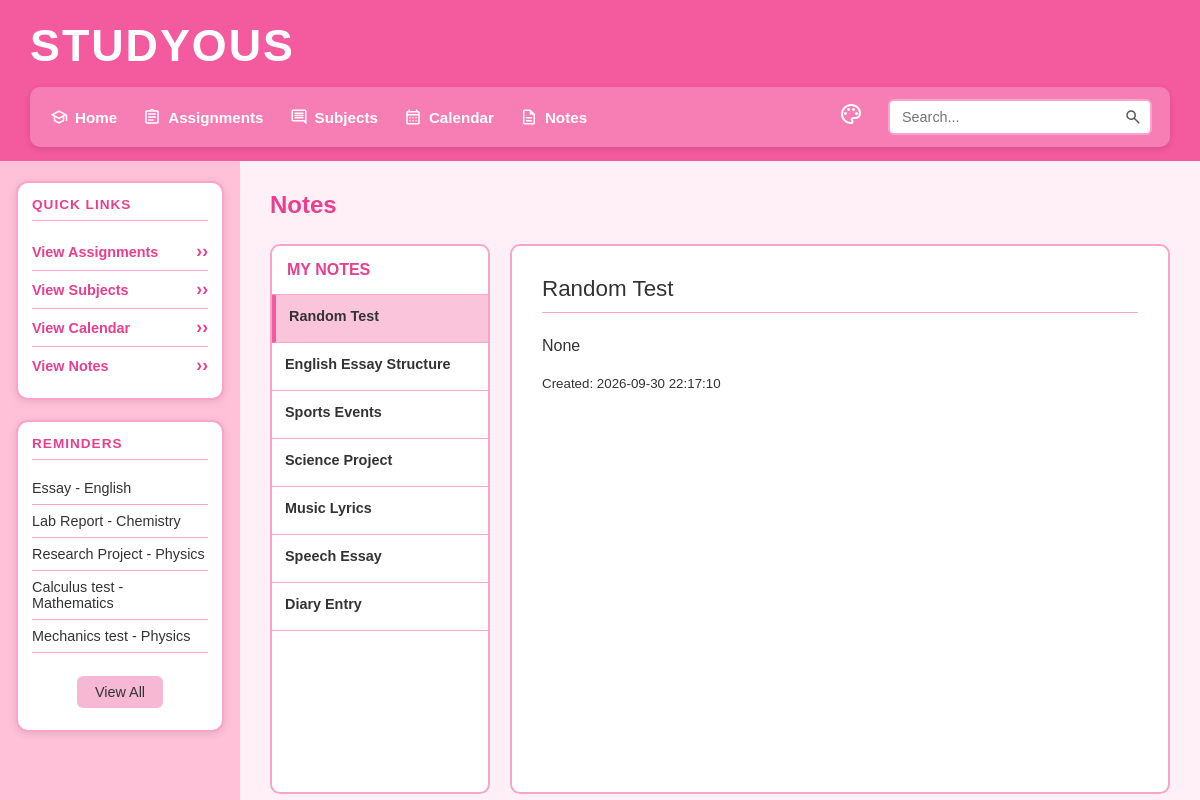
The app's page /notes with its own data.
### tables this page shows
CREATE TABLE assignments (id INTEGER PRIMARY KEY AUTOINCREMENT, subject_id INTEGER REFERENCES subjects (id) NOT NULL, user_id INTEGER REFERENCES users (id) NOT NULL, assignment_name TEXT NOT NULL, due_date TEXT (19) NOT NULL, priority TEXT NOT NULL CHECK ((priority IN ('Low', 'Medium', 'High'))), status TEXT (25) DEFAULT ('Not Started'), notes TEXT, created_at TEXT (19));

CREATE TABLE subjects (id INTEGER PRIMARY KEY AUTOINCREMENT, subject_name TEXT NOT NULL UNIQUE, teacher_name TEXT NOT NULL, room TEXT, credits INTEGER CHECK ((credits > 0)));

CREATE TABLE notes (id INTEGER PRIMARY KEY AUTOINCREMENT, title TEXT NOT NULL, note TEXT, created_at TEXT DEFAULT ((datetime('now', 'localtime'))));

### main.py (the view)
@app.route("/notes")
@app.route("/notes/<int:note_id>")
def notes(note_id=None):
    con = create_connection(DATABASE)
    cur = con.cursor()
    cur.execute(
        """
        SELECT id, title, note, created_at
        FROM notes
        ORDER BY created_at DESC
    """
    )
    notes_list = cur.fetchall()
    selected_note = None
    if note_id is not None:
        cur.execute(
            """
            SELECT id, title, note, created_at
            FROM notes
            WHERE id = ?
        """,
            (note_id,),
        )
        selected_note = cur.fetchone()
    elif notes_list:
        selected_note = notes_list[0]
    con.close()
    return render_template("notes.html", notes=notes_list, selected_note=selected_note)

### main.py (called while the page is built)
def create_connection(db_file):
    try:
        connection = sqlite3.connect(db_file)
        return connection
    except Error as e:
        print(e)
    return None

def get_reminders():
    query = """
        SELECT assignments.id,
               assignments.assignment_name,
               subjects.subject_name,
               assignments.due_date,
               assignments.priority,
               assignments.status
        FROM assignments
        JOIN subjects
        ON assignments.subject_id = subjects.id
        WHERE assignments.status != 'Completed'
        ORDER BY assignments.due_date ASC
        LIMIT 5
    """
    con = create_connection(DATABASE)
    cur = con.cursor()
    cur.execute(query)
    rows = cur.fetchall()
    con.close()
    return rows

@app.context_processor
def inject_reminders():
    return {"reminders": get_reminders()}

### templates/notes.html
{% extends "base.html" %}
{% block main %}
<h1 class="page-title">Notes</h1>
<div class="notes">
    <div class="notes-list">
        <h2>My Notes</h2>
        {% for note in notes %}
        <a href="/notes/{{ note[0] }}"
            class="note {% if selected_note and selected_note[0] == note[0] %}selected{% endif %}">
            <strong>{{ note[1] }}</strong>
        </a>
        {% endfor %}
    </div>
    <div class="note-content">
        {% if selected_note %}
        <div class="note-paper">
            <h2>{{ selected_note[1] }}</h2>
            <p>{{ selected_note[2] }}</p>
            <small>Created: {{ selected_note[3] }}</small>
        </div>
        {% else %}
        <div class="note-paper">
            <h2>No notes yet</h2>
            <p>You do not have any notes.</p>
        </div>
        {% endif %}
    </div>
</div>
{% endblock %}

### templates/base.html (shortened to what this page needs)
<!DOCTYPE html>
<html lang="en">
<head>
    <link type="text/css" rel="stylesheet" href="/static/css/style.css">
</head>
<body class="theme-{{ request.cookies.get('theme', 'pink') }}">
    <header class="top-header">
        <h1 class="site-title">Studyous</h1>
        <div class="header-row">
            <div class="nav-bar">
                <nav class="main-nav">
                    <ul>
                        <li>
                            <a href="/">
                                <img src="/static/images/home.svg" alt="Home" class="nav-icon">
                                Home
                            </a>
                        </li>
                        <li>
                            <a href="/assignments">
                                <img src="/static/images/assignments.svg" alt="Assignments" class="nav-icon">
                                Assignments
                            </a>
                        </li>
                        <li>
                            <a href="/subjects">
                                <img src="/static/images/subjects.svg" alt="Subjects" class="nav-icon">
                                Subjects
                            </a>
                        </li>
                        <li>
                            <a href="/calendar">
                                <img src="/static/images/calendar.svg" alt="Calendar" class="nav-icon">
                                Calendar
                            </a>
                        </li>
                        <li>
                            <a href="/notes">
                                <img src="/static/images/notes.svg" alt="Notes" class="nav-icon">
                                Notes
                            </a>
                        </li>
                    </ul>
                </nav>
                <div class="theme-menu">
                    <span class="theme-icon">
                    </span>
                </div>
                <form class="search-form" method="POST" action="/search">
                    <div class="search-box">
                        <input type="text" name="search" id="search" placeholder="Search...">
                        <button type="submit" class="search-button" aria-label="Search">
                        </button>
                    </div>
                </form>
            </div>
        </div>
    </header>
    <div class="body-container">
        <aside class="sidebar">
            <section class="sidebar-box">
                <h2>Quick Links</h2>
                <ul class="quick-links">
                    <li>
                        <a href="/assignments">View Assignments</a>
                    </li>
                    <li>
                        <a href="/subjects">View Subjects</a>
                    </li>
                    <li>
                        <a href="/calendar">View Calendar</a>
                    </li>
                    <li>
                        <a href="/notes">View Notes</a>
                    </li>
                </ul>
            </section>
            <section class="sidebar-box">
                <h2>Reminders</h2>
                <ul class="reminders">
                    {% for reminder in reminders %}
                    <li>
                        <a href="/reminders?id={{ reminder[0] }}">
                            {{ reminder[1] }} - {{ reminder[2] }}
                        </a>
                    </li>
                    {% endfor %}
                    <li>
                        <a href="/reminders" class="view-all-button">
                            View All
                        </a>
                    </li>
                </ul>
            </section>
        </aside>
        <main>
            {% block main %}{% endblock %}
        </main>
    </div>
</body>
</html>

### records on screen
assignments: assignment_name "Essay", subject_name "English"
assignments: assignment_name "Lab Report", subject_name "Chemistry"
assignments: assignment_name "Research Project", subject_name "Physics"
assignments: assignment_name "Calculus test", subject_name "Mathematics"
assignments: assignment_name "Mechanics test", subject_name "Physics"
notes: title "Random Test", created_at "2026-09-30 22:17:10"
notes: title "English Essay Structure"
notes: title "Sports Events"
notes: title "Science Project"
notes: title "Music Lyrics"
notes: title "Speech Essay"
notes: title "Diary Entry"

### other values on screen
{{ selected_note[2] }} "None"
